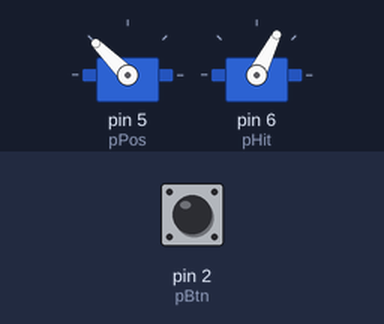
Bench run of a sketch on a simulated Arduino Pro Mini, built with avr-gcc and run on an emulated ATmega328P. Parts: 2 × servo. The inputs (shaded band) are chosen by the test bench; at power-on: pin 2 (pBtn) HIGH. Random numbers use the default seed unless the sketch sets one.

Above: at 3.2 s.
3.3 s: pin 2 (pBtn) pulled LOW for 0.15 s
At 5.0 s:
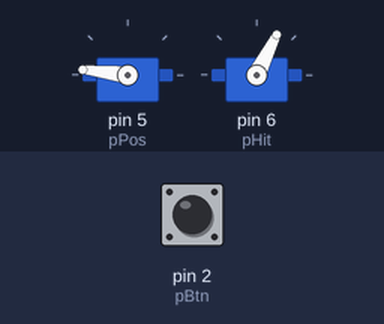
At 8.5 s:
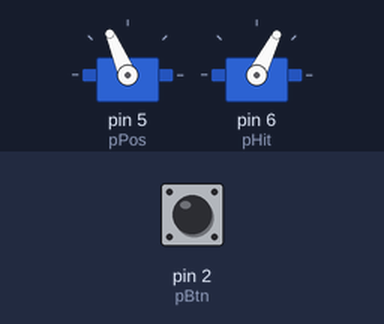
Timing chart, 0 to 15.4 s (numbered marks = the images above; inputs shaded):
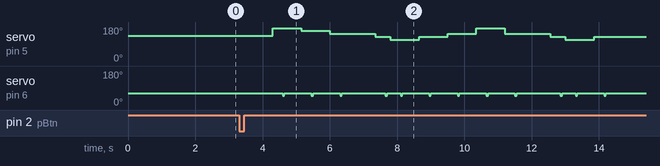

The sketch:

Xylophone.ino
```cpp
/*
 *  Arduino Pro Mini
 *  ATmega328p 3.3V 8Mhz
 */
#include <Servo.h>
#include "Xylophone-Songs.h";

/* Configuration */
#define pBtn 2
#define pPos 5
#define pHit 6

// Adjust to (re-)align the stick position per key
const signed char sPosData[] = {
  0     // Dummy / Rest
  ,  7  // First
  , 20  // Second
  , 37  // etc...
  , 51
  , 67
  , 82
  , 95
  ,110
  ,134
  ,136
  ,145
};

/* Globals */
#define tPls 300
byte songs[] = { 1, 2, 3, 4, 5, 6, 7, 8, 9, 10, 11, 12, 13, 14, 15 };
byte sCur, sCnt, sRnd, sBuf;
Servo sPos;
Servo sHit;

/* Program */
void hit() {
  delay(tPls);      // Delay to get the stick in position
  sHit.write(49);   // Hit
  delay(50);
  sHit.write(63);   // Release
}

void play(char *song) {
  sPos.write(135);  // To starting position
  delay(1000);      // Wait a second....
  int i = 1;
  int s = ((byte) song[0])*10;
  while (song[i] != NULL ) {
    if ((song[i]/10) > 0) {                   // Check for note or rest
      sPos.write(180-sPosData[song[i]/10]);   // Play the note
      hit();
    }
    delay((s/(song[i]%10))-tPls);             // Delay between notes
    i++;
  }
}

void setup() {
  sCnt = sizeof(songs);
  sCur = sCnt-1;
  sRnd = 0;
  sBuf = 0;
  delay(2000);
  pinMode(pBtn, INPUT_PULLUP);
  randomSeed(analogRead(0));
  sPos.attach(pPos);
  sHit.attach(pHit);
  sPos.write(135);
  sHit.write(63);
}

void loop() {
  delay(50);                              // Save some resources
  if (digitalRead(pBtn) == LOW) {
    if (sCur == sCnt-1) {                 // When at end of the playlist
      for (byte i = 0; i <= sCnt; i++) {  // Randomize playlist
        sRnd = random(0,sCnt-1);
        sBuf = songs[sRnd];
        songs[sRnd] = songs[i];
        songs[i] = sBuf;
      }
      sCur = 0;
    }
    switch (songs[sCur]) {                // Play song in playlist
      case  1: play(song01); break;
      case  2: play(song02); break;
      case  3: play(song03); break;
      case  4: play(song04); break;
      case  5: play(song05); break;
      case  6: play(song06); break;
      case  7: play(song07); break;
      case  8: play(song08); break;
      case  9: play(song09); break;
      case 10: play(song10); break;
      case 11: play(song11); break;
      case 12: play(song12); break;
      case 13: play(song13); break;
      case 14: play(song14); break;
      case 15: play(song15); break;
      case 16: play(song16); break;
    }
    sCur++;
  }
}
```

Source omitted: lophone-Songs.h (data table, 4033 bytes)

Measured:
- after the input at 3.3 s, servo on pin 5 (pPos): 135° → 173° after 1.0 s, → 160° 0.85 s later, → 143° 0.85 s later, → 129° 1.4 s later, … (12 changes in this stretch)
